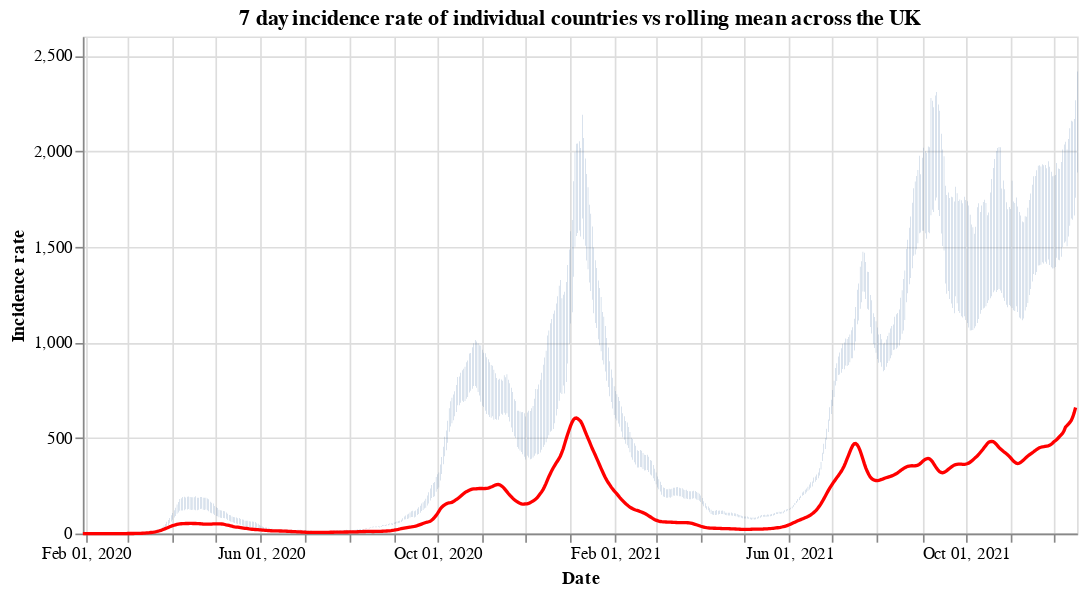

Here is the notebook cell this chart was saved with:
### Code cell
#collapse
countries = uk_cases['areaName'].unique()
countries.sort()

selection = alt.selection_single(
    name='Select',
    fields=['areaName'],
    init={'areaName': 'Wales'},
    bind={'areaName': alt.binding_select(options=countries)}
)

# scatter plot, modify opacity based on selection
bars = alt.Chart(uk_cases).mark_bar().add_selection(
    selection
).encode(
    x=alt.X("yearmonthdate(date):T", axis=alt.Axis(title='Date')),
    y=alt.Y("weeklyCasesRate:Q", axis=alt.Axis(title='Incidence rate')),
    tooltip='weeklyCasesRate:Q',
    opacity=alt.condition(selection, alt.value(1), alt.value(0))
).properties(title=f'7 day incidence rate of individual countries vs rolling mean across the UK', width=600)

line = alt.Chart(overview_cases).mark_line(
    color='red',
    size=2,
).transform_window(
    rolling_mean='mean(weeklyCasesRate)',
    frame=[0, 7]
).encode(
    x='yearmonthdate(date):T',
    y='rolling_mean:Q'
)

alt.layer(bars, line)

### Figure 1 — Vega-Lite specification as saved in the notebook (floating-point values rounded to 4 significant figures; data arrays with more than 128 entries replaced by an {"elided": "..."} marker saying what was removed)
{"config": {"view": {"continuousWidth": 400, "continuousHeight": 300}}, "layer": [{"data": {"name": "data-825deea7374daa8da39e8d26772127c9"}, "mark": "bar", "encoding": {"opacity": {"condition": {"value": 1, "selection": "Select"}, "value": 0}, "tooltip": {"type": "quantitative", "field": "weeklyCasesRate"}, "x": {"type": "temporal", "axis": {"title": "Date"}, "field": "date", "timeUnit": "yearmonthdate"}, "y": {"type": "quantitative", "axis": {"title": "Incidence rate"}, "field": "weeklyCasesRate"}}, "selection": {"Select": {"type": "single", "fields": ["areaName"], "init": {"areaName": "Wales"}, "bind": {"areaName": {"input": "select", "options": ["England", "Northern Ireland", "Scotland", "Wales"]}}}}, "title": "7 day incidence rate of individual countries vs rolling mean across the UK", "width": 600}, {"data": {"name": "data-07dc4cf139e643832cc34490cbf61a6b"}, "mark": {"type": "line", "color": "red", "size": 2}, "encoding": {"x": {"type": "temporal", "field": "date", "timeUnit": "yearmonthdate"}, "y": {"type": "quantitative", "field": "rolling_mean"}}, "transform": [{"window": [{"op": "mean", "field": "weeklyCasesRate", "as": "rolling_mean"}], "frame": [0, 7]}]}], "$schema": "https://vega.github.io/schema/vega-lite/v4.8.1.json", "datasets": {"data-825deea7374daa8da39e8d26772127c9": {"elided": "2656 records"}, "data-07dc4cf139e643832cc34490cbf61a6b": {"elided": "687 records"}}}
